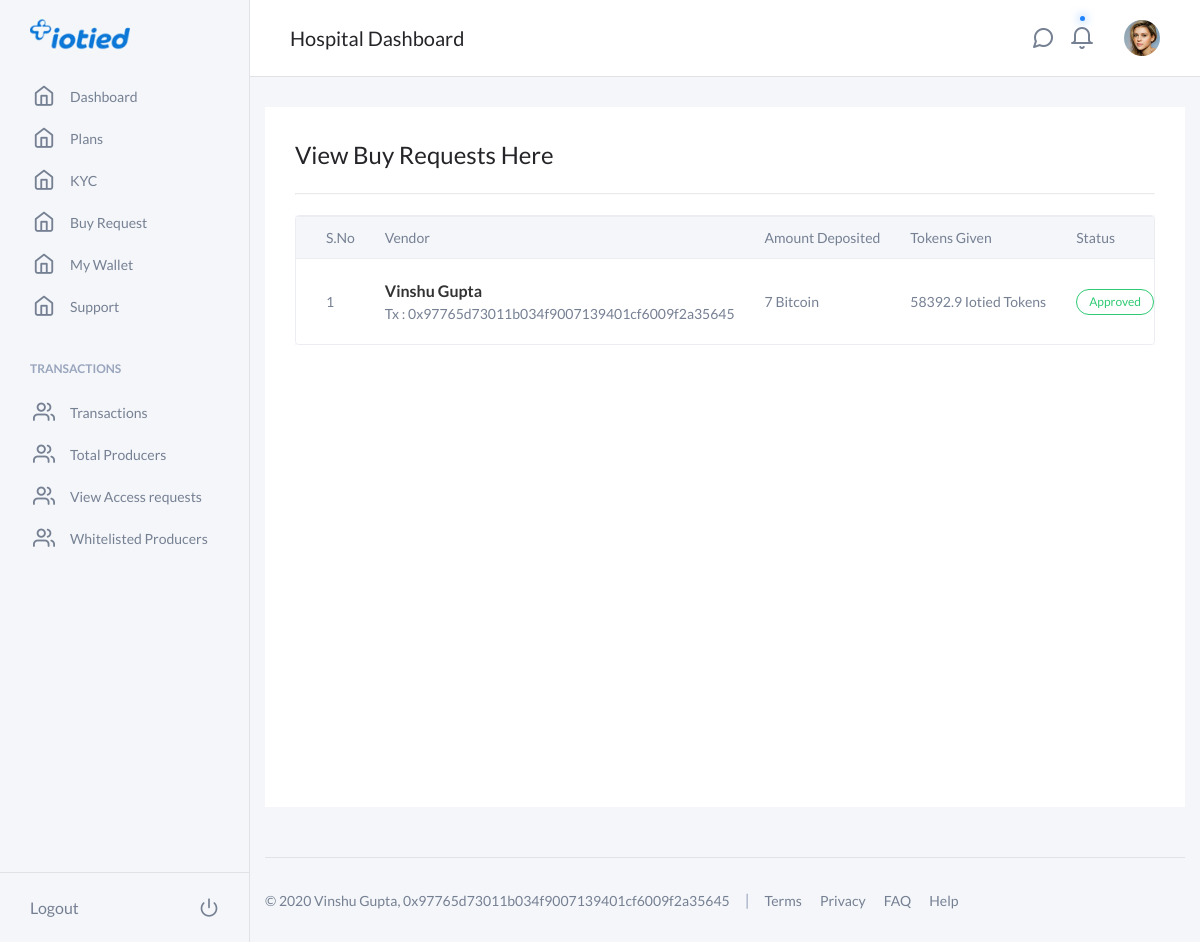
The app's page /buy_request.php (signed in) with its own data.
### tables this page shows
CREATE TABLE `users` (
  `id` int(11) NOT NULL,
  `name` varchar(100) NOT NULL,
  `email` varchar(50) NOT NULL,
  `tx_address` varchar(60) NOT NULL,
  `file` varchar(150) NOT NULL DEFAULT 'default.jpg',
  `gender` varchar(10) NOT NULL DEFAULT 'Male',
  `date` timestamp NOT NULL DEFAULT CURRENT_TIMESTAMP ON UPDATE CURRENT_TIMESTAMP,
  `verified` varchar(20) NOT NULL DEFAULT 'True',
  `password` varchar(100) NOT NULL,
  `phone` varchar(20) NOT NULL DEFAULT '1234567890',
  `balance` varchar(10) NOT NULL DEFAULT '500',
  `kyc_approved` varchar(20) NOT NULL DEFAULT 'Pending',
  `country` varchar(100) NOT NULL DEFAULT 'India',
  `type` varchar(30) NOT NULL
);

### administrator/function.php (called while the page is built, shortened)
<?php
     function authenticate(){
    if(isset($_SESSION['user'], $_SESSION['loged_primitives']))
      {
         include 'connection.php';
          $pdo = new PDO($dsn, $user, $pass, $opt);
          try {
              $stmt = $pdo->prepare('SELECT * FROM users WHERE email = :user');
          } catch(PDOException $ex) {
              echo "An Error occured!";
              print_r($ex->getMessage());
          }
          $stmt->execute(['user' => $_SESSION['user']]);
          $user = $stmt->fetch();
          $pass = md5($user['password']);
           return $user;      }
      else
      {
        header('Location:sign_in.php?choice=error&value=Session timed out. Login again.');
      }
       return $user;
  }
     function fetch_all_popo($table){
         include 'connection.php';
         $pdo = new PDO($dsn, $user, $pass, $opt);
         try {
            $stmt = $pdo->prepare('SELECT * FROM `'.$table.'` ORDER BY date DESC');
            } catch(PDOException $ex) {
                echo "An Error occured!";
                print_r($ex->getMessage());
            }
            $stmt->execute();
            $user = $stmt->fetchAll();
            return $user;
    }
 ?>

### buy_request.php (the view, shortened to what this page needs)
<?php session_start();
    include 'administrator/function.php';
    $pdo_auth = authenticate();
?>
<!doctype html>
<html lang="en">
<head>
    <link rel="stylesheet" href="css/neat.minc619.css?v=1.0">
  </head>
  <body>
    <div class="o-page">
      <?php include 'sidebar.php'; ?>
      <main class="o-page__content">
        <?php include 'header.php'; ?>
        <div class="container-fluid" >
          <div class="row" style="min-height: 700px">
            <div class="col-12 ">
              <div class="c-table-responsive@wide">
                 <div style="padding: 30px;background-color: #fff;min-height: 700px">
                  <h3>View Buy Requests Here</h3>
                  <div style="padding: 10px;"></div>
                  <hr style="opacity: .2" />
                  <div style="padding: 10px;"></div>
                    <div class="c-table-responsive@wide">
            <table class="c-table">
              <thead class="c-table__head">
                <tr class="c-table__row">
                  <th class="c-table__cell c-table__cell--head">S.No</th>
                  <th class="c-table__cell c-table__cell--head">Vendor</th>
                  <th class="c-table__cell c-table__cell--head">Amount Deposited</th>
                  <th class="c-table__cell c-table__cell--head">Tokens Given</th>
                  <th class="c-table__cell c-table__cell--head">Status</th>
                </tr>
              </thead>
              <tbody>
                <?php
                   $rtay = fetch_all_popo("buy_token");
                    $i=1;
                    foreach($rtay as $key=>$value){
                      $status = '<span class="c-badge c-badge--danger c-badge--small " >Pending</span>';
                    if ($value['status']!="Pending") {
                      $status = '<span class="c-badge c-badge--success c-badge--small " >Approved</span>';
                    }
                    if ($value['tx_address']!=$pdo_auth['tx_address']) {
                      continue;
                    }
                      echo '<tr class="c-table__row">
                            <td class="c-table__cell">'.$i.'</td>
                            <td class="c-table__cell"><b style="color:#333;font-size:16px;">'.$value['user_name'].'</b><br/>Tx : '.$value['tx_address'].'</td>
                            <td class="c-table__cell">'.$value['amount'].' '.$value['currency'].'</td>
                            <td class="c-table__cell">'.$value['no_of_tokens'].' Iotied Tokens</td>
                            <td class="c-table__cell">'.$status.'</td>
                          </tr>';
                        $i++;
                  }
                ?>
              </tbody>
            </table>
          </div>
                 </div>
              </div>
            </div>
          </div>
          <?php include 'footer.php'; ?>
        </div>
      </main>
    </div>
  </body>
</html>

### header.php (shortened to what this page needs)
<header class="c-navbar u-mb-medium">
          <h2 class="c-navbar__title"><?php echo $pdo_auth['type']; ?> Dashboard</h2>
          <div class="c-dropdown dropdown u-mr-small">
            <div class="c-notification dropdown-toggle" id="dropdownMenuToggle1" data-toggle="dropdown" aria-haspopup="true" aria-expanded="false" role="button">
              <i class="c-notification__icon feather icon-message-circle"></i>
            </div>
          </div>
          <div class="c-dropdown dropdown u-mr-medium">
            <div class="c-notification has-indicator dropdown-toggle" id="dropdownMenuToggle2" data-toggle="dropdown" aria-haspopup="true" aria-expanded="false" role="button">
              <i class="c-notification__icon feather icon-bell"></i>
            </div>
          </div>
          <div class="c-dropdown dropdown">
            <div class="c-avatar c-avatar--xsmall dropdown-toggle" id="dropdownMenuAvatar" data-toggle="dropdown" aria-haspopup="true" aria-expanded="false" role="button">
              <img class="c-avatar__img" src="img/avatar-72.jpg" alt="Adam Sandler">
            </div>
          </div>
        </header>

### footer.php
<div class="row">
            <div class="col-12">
              <footer class="c-footer">
                <p>© <?php echo date("Y"); ?> <?php echo $pdo_auth['name']; ?>, <?php echo $pdo_auth['tx_address']; ?></p>
                <span class="c-footer__divider">|</span>
                <nav>
                  <a class="c-footer__link" href="#">Terms</a>
                  <a class="c-footer__link" href="#">Privacy</a>
                  <a class="c-footer__link" href="#">FAQ</a>
                  <a class="c-footer__link" href="#">Help</a>
                </nav>
              </footer>
            </div>
          </div>

### records on screen
users: type "Hospital", name "Vinshu Gupta", tx_address "0x97765d73011b034f9007139401cf6009f2a35645"

### other values on screen
$value['user_name'] "Vinshu Gupta"
$value['tx_address'] "0x97765d73011b034f9007139401cf6009f2a35645"
$value['amount'] "7"
$value['currency'] "Bitcoin"
$value['no_of_tokens'] "58392.9"
